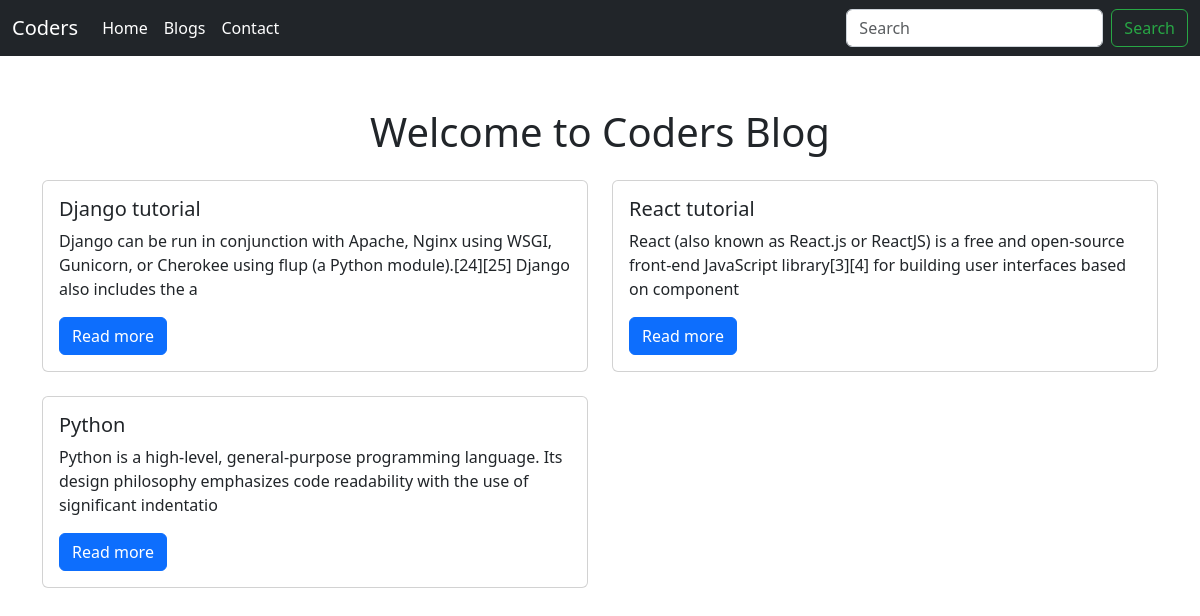
Screenshot of /blogs with the database file from the repository.
### blog/models.py (models this page shows, shortened)
class Blog(models.Model):
    sno=models.AutoField(primary_key=True)
    title=models.CharField(max_length=20)
    content=models.TextField()
    slug=models.CharField(max_length=200)
    date=models.DateTimeField(auto_now_add=True)

### blog/views.py (the view)
# urls.py: path('blogs',views.blogs,name='blogs'),
def blogs(request):
    blog=Blog.objects.all()
    context={'blog':blog}
    return render(request,'blogs.html',context)

### templates/blogs.html
{% extends 'base.html' %} {% block blogsactive %}active{% endblock blogsactive%}
{% block body %}
<div class="container mt-5">
  <h1 class="text-center mb-4">Welcome to Coders Blog</h1>
  <div class="row row-cols-1 row-cols-md-2 g-4">
    {% for b in blog %}
    <div class="col">
      <div class="card h-100">
        <div class="card-body">
          <h5 class="card-title">
            <a
              href="/blogpost/{{ b.slug }}"
              class="text-decoration-none text-dark"
              >{{ b.title }}</a
            >
          </h5>
          <p class="card-text">{{ b.content|slice:150 }}</p>
          <a href="/blogpost/{{ b.slug }}" class="btn btn-primary">Read more</a>
        </div>
      </div>
    </div>
    {% endfor %}
  </div>
</div>
{% endblock body %}

### templates/base.html (style rules this page uses)
body { padding-top: 60px; }

### rows the page displays
Blog: title "Django tutorial", content "Django can be run in conjunction with Apache, Nginx using WSGI, Gunicorn, or Cherokee using flup (a Python module).[24][25] Django also includes the a"
Blog: title "React tutorial", content "React (also known as React.js or ReactJS) is a free and open-source front-end JavaScript library[3][4] for building user interfaces based on component"
Blog: title "Python", content "Python is a high-level, general-purpose programming language. Its design philosophy emphasizes code readability with the use of significant indentatio"
